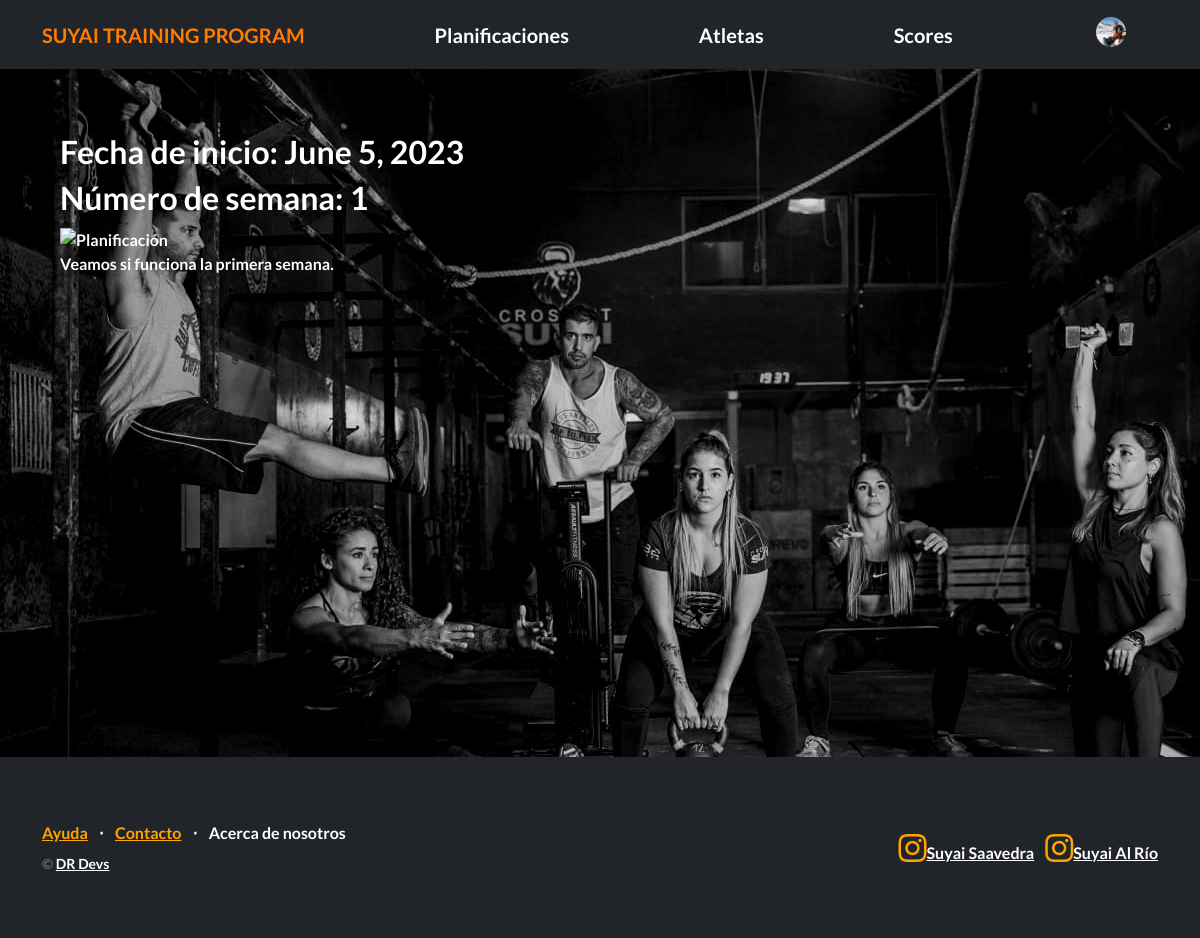
Page /atletas/ver_planificacion/1/ (signed in) on the committed database.
### Atletas/models.py (models this page shows, shortened)
class Avatar(models.Model):
   user = models.OneToOneField(User, on_delete=models.CASCADE, null=True)
   imagen = models.ImageField(upload_to='avatares', null=True, blank=True)

class Planificaciones(models.Model):
    fecha_inicio = models.DateField()
    numero_semana = models.IntegerField()
    imagen_planificacion = models.ImageField(upload_to='planificaciones/')
    comentario = models.CharField(max_length=255)

### Atletas/views.py (the view)
# urls.py: path("ver_planificacion/<int:pk>/", PlanificacionesDetailView.as_view(), name="ver_plani"),
class PlanificacionesDetailView(LoginRequiredMixin, DetailView):
    model = Planificaciones
    template_name = "Atletas/ver_plani.html"
    login_url = 'login'

### Atletas/templates/Atletas/ver_plani.html
{% extends "Planificaciones/base.html" %}
{% block contenido %}
  <div class="container">
    <div class="row mb-5">
      <div class="col-md-12">
        <h2>Fecha de inicio: {{ planificaciones.fecha_inicio }}</h2>
        <h2>Número de semana: {{ planificaciones.numero_semana }}</h2>
        <img src="{{ planificaciones.imagen_planificaciones.url }}" alt="Planificación" class="img-fluid">
        <p>{{ planificaciones.comentario }}</p>
      </div>
    </div>
  </div>
{% endblock %}

### Planificaciones/templates/Planificaciones/base.html (shortened to what this page needs)
{% load static %}
<!DOCTYPE html>
<html lang="en">
    <head>
        <link href="https://cdn.jsdelivr.net/npm/bootstrap-icons@1.5.0/font/bootstrap-icons.css" rel="stylesheet" type="text/css" />
        <link href="{% static 'css/styles.css' %}" rel="stylesheet" />
    </head>
    <body>
        <nav class="navbar bg-dark" data-bs-theme="dark">
            <div class="container">
                <a class="navbar-brand naranja-text" href="{% url 'inicio' %}">SUYAI TRAINING PROGRAM</a>
                <a class="navbar-brand" href="{% url 'listar_planis' %}">Planificaciones</a>
                <a class="navbar-brand" href="{% url 'listar_atletas' %}">Atletas</a>
                <a class="navbar-brand" href="{% url 'listar_scores' %}">Scores</a>
                {% if user.is_authenticated %}
                <div class="dropdown "  >
                    <button
                        class="btn btn-ligth btn-sm dropdown-toggle "
                        type="button"
                         data-bs-toggle="dropdown"
                         aria-haspopup="true"
                        aria-expanded="false"
                    >
                          <div style="display: inline-flex;">
                            {% if user.avatar.imagen.url %}
                                <img src="{{ user.avatar.imagen.url }}" style="width: 30px; height: 30px; border-radius: 50%; margin-right: 5px;">
                            {% else %}
                                <img src="{%static 'default_avatar.jpg'%}" style="width: 30px; height: 30px; border-radius: 50%; margin-right: 5px;">
                            {% endif %}
                          </div>
                        </button>
                    </div>
                {% else %}
                <a class="btn btn-secondary" href="{% url 'login' %}" >Iniciar sesión</a>
                <a class="btn btn-secondary" href="{% url 'registro' %}">Registrarse</a>
                {% endif %}
            </div>
        </nav>
        <section style="padding: 4rem 3rem; background-image: url('/static/suyaibc.jpeg');">
            <div id="main">
            {% block contenido %}{% endblock contenido %}
        </section>
        <footer class="footer bg-dark">
            <div class="container">
                <div class="row">
                    <div class="col-lg-6 h-100 text-center text-lg-start my-auto">
                        <ul class="list-inline mb-2">
                            <li class="list-inline-item"><a style= "color: orange"; href="#!">Ayuda</a></li>
                            <li class="list-inline-item">⋅</li>
                            <li class="list-inline-item"><a style= "color: orange"; href="#!">Contacto</a></li>
                            <li class="list-inline-item">⋅</li>
                            <li class="list-inline-item"><a>Acerca de nosotros</a></li>
                        </ul>
                        <p class="text-muted small mb-4 mb-lg-0">&copy; <a href="{% url 'about_dr' %}">DR Devs</a></p>
                    </div>
                    <div class="col-lg-6 h-100 text-center text-lg-end my-auto">
                        <ul class="list-inline mb-0">
                            <li class="list-inline-item">
                                <a href="https://www.instagram.com/suyai_saavedra/?hl=es"><i class="bi-instagram fs-3", style= "color: orange"></i>Suyai Saavedra</a>
                            </li>
                            <li class="list-inline-item">
                                <a href="https://www.instagram.com/suyai.fitness/"><i class="bi-instagram fs-3", style= "color: orange"></i>Suyai Al Río</a>
                            </li>
                        </ul>
                    </div>
                </div>
            </div>
        </footer>
    </body>
</html>

### Planificaciones/templates/Planificaciones/base.html (style rules this page uses)
body { height: 100vh; background-size: cover; background-position: center; color: white; font-weight: bold; }
section { padding: 4rem 3rem; }
#main { min-height: calc(80vh - 80px); }

### rows in the picture
Planificaciones: fecha_inicio "June 5, 2023", numero_semana "1", comentario "Veamos si funciona la primera semana."
